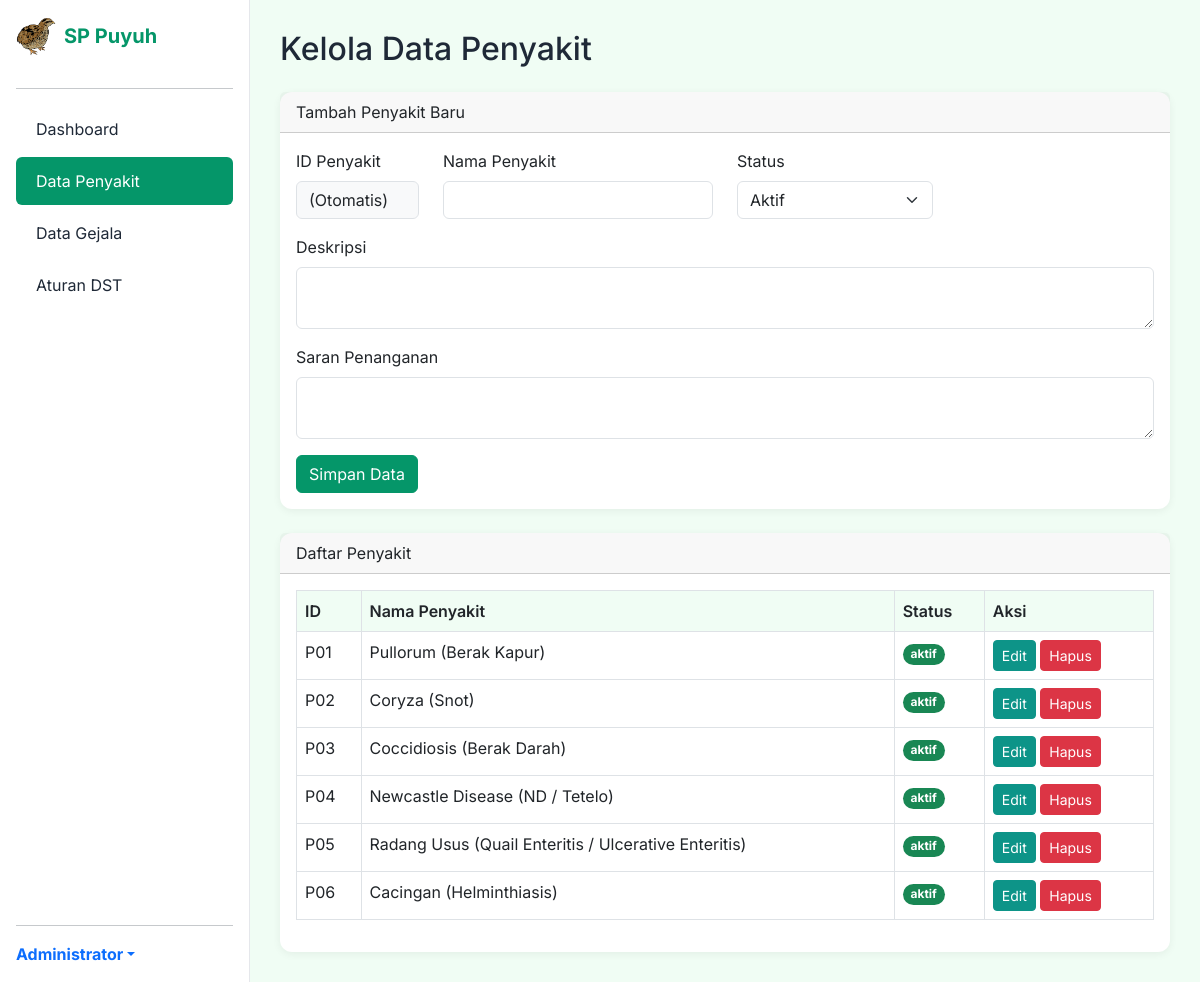
The page /admin/penyakit.php (signed in) on the database its author committed.
### tables this page shows
CREATE TABLE `penyakit` (
  `id_penyakit` varchar(10) NOT NULL,
  `nama_penyakit` varchar(100) NOT NULL,
  `deskripsi` text DEFAULT NULL,
  `saran_penanganan` text DEFAULT NULL,
  `status` enum('aktif','nonaktif') NOT NULL DEFAULT 'aktif',
  PRIMARY KEY (`id_penyakit`)
);

### admin/penyakit.php (the view, shortened to what this page needs)
<?php
include '../config/database.php';
include 'includes/header.php';
$edit_data = null;
$penyakit = $pdo->query("SELECT * FROM penyakit ORDER BY LENGTH(id_penyakit) ASC, id_penyakit ASC")->fetchAll();
?>
<h2 class="mb-4">Kelola Data Penyakit</h2>
<div class="card mb-4">
    <div class="card-header">
        <?php echo $edit_data ? 'Edit Penyakit' : 'Tambah Penyakit Baru'; ?>
    </div>
    <div class="card-body">
        <form method="POST">
            <div class="row">
                <div class="col-md-2 mb-3">
                    <label class="form-label">ID Penyakit</label>
                    <input type="text" name="id_penyakit" class="form-control bg-light" value="<?php echo $edit_data['id_penyakit'] ?? '(Otomatis)'; ?>" readonly>
                </div>
                <div class="col-md-4 mb-3">
                    <label class="form-label">Nama Penyakit</label>
                    <input type="text" name="nama_penyakit" class="form-control" value="<?php echo $edit_data['nama_penyakit'] ?? ''; ?>" required>
                </div>
                <div class="col-md-3 mb-3">
                    <label class="form-label">Status</label>
                    <select name="status" class="form-select">
                        <option value="aktif" <?php echo ($edit_data['status'] ?? '') == 'aktif' ? 'selected' : ''; ?>>Aktif</option>
                    </select>
                </div>
            </div>
            <div class="mb-3">
                <label class="form-label">Deskripsi</label>
                <textarea name="deskripsi" class="form-control" rows="2"><?php echo $edit_data['deskripsi'] ?? ''; ?></textarea>
            </div>
            <div class="mb-3">
                <label class="form-label">Saran Penanganan</label>
                <textarea name="saran_penanganan" class="form-control" rows="2"><?php echo $edit_data['saran_penanganan'] ?? ''; ?></textarea>
            </div>
            <button type="submit" class="btn btn-primary"><?php echo $edit_data ? 'Update Data' : 'Simpan Data'; ?></button>
        </form>
    </div>
</div>
<div class="card">
    <div class="card-header">Daftar Penyakit</div>
    <div class="card-body">
        <div class="table-responsive">
            <table class="table table-bordered table-hover">
                <thead class="text-white" style="background-color: var(--primary);">
                    <tr>
                        <th>ID</th>
                        <th>Nama Penyakit</th>
                        <th>Status</th>
                        <th>Aksi</th>
                    </tr>
                </thead>
                <tbody>
                    <?php foreach ($penyakit as $p): ?>
                    <tr>
                        <td><?php echo $p['id_penyakit']; ?></td>
                        <td><?php echo $p['nama_penyakit']; ?></td>
                        <td>
                            <span class="badge rounded-pill <?php echo $p['status'] == 'aktif' ? 'bg-success' : 'bg-secondary'; ?>">
                                <?php echo $p['status']; ?>
                            </span>
                        </td>
                        <td>
                            <a href="penyakit.php?edit=<?php echo $p['id_penyakit']; ?>" class="btn btn-sm btn-accent">Edit</a>
                            <a href="penyakit.php?delete=<?php echo $p['id_penyakit']; ?>" class="btn btn-sm btn-danger" onclick="return confirm('Yakin hapus data ini?')">Hapus</a>
                        </td>
                    </tr>
                    <?php endforeach; ?>
                </tbody>
            </table>
        </div>
    </div>
</div>
<?php include 'includes/footer.php'; ?>

### admin/includes/header.php (style rules this page uses)
:root { --primary: #059669; --primary-dark: #047857; --accent: #0D9488; --bg-light: #F0FDF4; --bg-white: #FFFFFF; --text-dark: #1F2937; --text-muted: #6B7280; }
body { font-family: 'Inter', sans-serif; background-color: var(--bg-light); color: var(--text-dark); }
.btn-primary { background-color: var(--primary); border-color: var(--primary); }
.card { border: none; border-radius: 12px; box-shadow: 0 2px 8px rgba(0,0,0,0.06); }
.table th { background-color: var(--bg-light); font-weight: 600; }
.btn-accent { background-color: var(--accent) !important; border-color: var(--accent) !important; color: white !important; }

### rows shown on the page
penyakit: id_penyakit "P01", nama_penyakit "Pullorum (Berak Kapur)", status "aktif"
penyakit: id_penyakit "P02", nama_penyakit "Coryza (Snot)", status "aktif"
penyakit: id_penyakit "P03", nama_penyakit "Coccidiosis (Berak Darah)", status "aktif"
penyakit: id_penyakit "P04", nama_penyakit "Newcastle Disease (ND / Tetelo)", status "aktif"
penyakit: id_penyakit "P05", nama_penyakit "Radang Usus (Quail Enteritis / Ulcerative Enteritis)", status "aktif"
penyakit: id_penyakit "P06", nama_penyakit "Cacingan (Helminthiasis)", status "aktif"

### other values the page prints
$_SESSION['user_name'] "Administrator"
